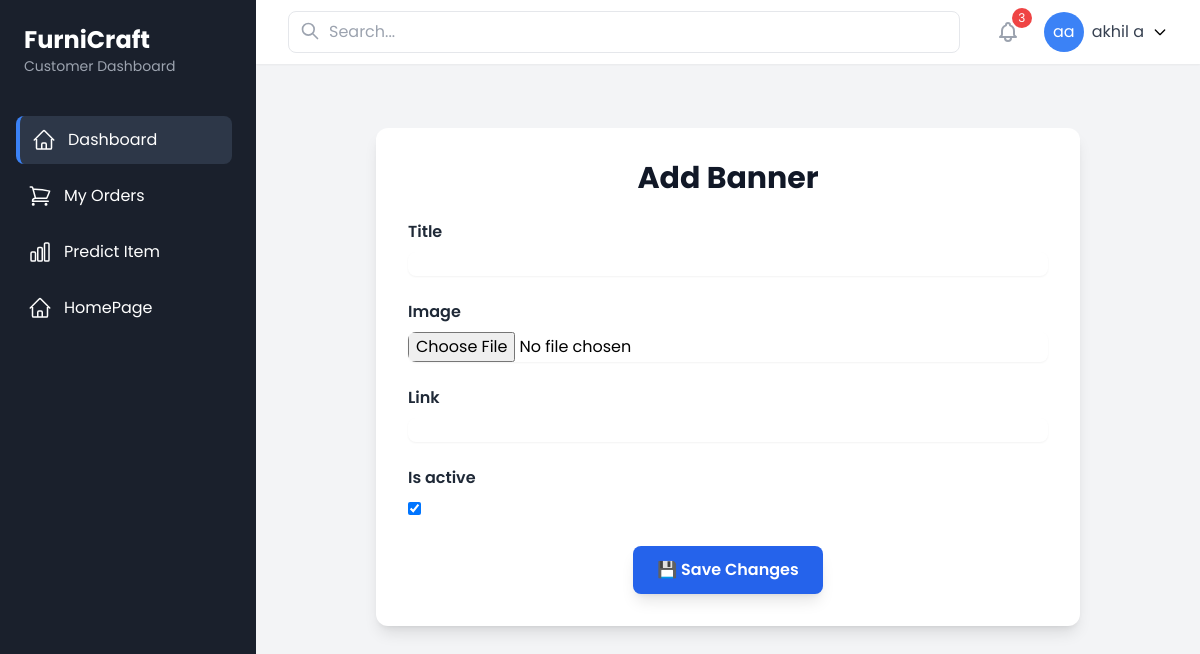
The app's page /content-management/banner/add/ (signed in) with its own data.
### authentication/models.py (models this page shows, shortened)
class CustomUser(AbstractUser):
    ROLE_CHOICES = [
        ("admin", "Admin"),
        ("customer", "Customer"),
        ("seller", "Seller"),
        ("delivery_guy", "Delivery Guy"),
    ]
    role = models.CharField(max_length=20, choices=ROLE_CHOICES, default="customer")
    groups = models.ManyToManyField(Group, related_name="customuser_groups", blank=True)
    user_permissions = models.ManyToManyField(Permission, related_name="customuser_permissions", blank=True)

### authentication/views.py (the view)
# urls.py: path("content-management/banner/add/", add_banner, name="add_banner"),
@login_required
def add_banner(request):
    if request.method == "POST":
        form = BannerForm(request.POST, request.FILES)
        if form.is_valid():
            form.save()
            messages.success(request, "Banner added successfully.")
            return redirect("manage_content")
    else:
        form = BannerForm()
    return render(request, "add_edit_content.html", {"form": form, "title": "Add Banner"})

### authentication/forms.py
class BannerForm(forms.ModelForm):
    class Meta:
        model = Banner
        fields = ["title", "image", "link", "is_active"]
        widgets = {
            "title": forms.TextInput(attrs={"class": "w-full border-gray-300 rounded-lg shadow-sm"}),
            "image": forms.ClearableFileInput(attrs={"class": "w-full border-gray-300 rounded-lg shadow-sm"}),
            "link": forms.URLInput(attrs={"class": "w-full border-gray-300 rounded-lg shadow-sm"}),
            "is_active": forms.CheckboxInput(attrs={"class": "rounded text-blue-600"}),
        }

### authentication/context_processors.py (called while the page is built)
def base_template_processor(request):
    base_template = None
    if request.user.is_authenticated:
        user_role = request.user.role
        base_templates = {
            "admin": "base/admin_base.html",
            "customer": "base/customer_base.html",
            "seller": "base/seller_base.html",
            "delivery_guy": "base/delivery_base.html",
        }
        base_template = base_templates.get(user_role, base_template)
    return {"base_template": base_template}

### templates/add_edit_content.html (shortened to what this page needs)
{% extends base_template %}
{% block content %}
<div class="max-w-3xl mx-auto px-4 sm:px-6 lg:px-8 py-10">
    <div class="bg-white shadow-lg rounded-xl p-8">
        <h2 class="text-3xl font-bold text-gray-900 mb-6 text-center">{{ title }}</h2>
        <form method="POST" enctype="multipart/form-data" class="space-y-6">
            {% for field in form %}
            <div>
                <label for="{{ field.id_for_label }}" class="block text-gray-800 font-semibold mb-2">
                    {{ field.label }}
                </label>
                <div class="relative">
                    {{ field }}
                </div>
            </div>
            {% endfor %}
            <div class="flex justify-center mt-8">
                <button type="submit"
                    class="bg-blue-600 hover:bg-blue-700 text-white font-semibold px-6 py-3 rounded-lg shadow-lg transition duration-300">
                    💾 Save Changes
                </button>
            </div>
        </form>
    </div>
</div>
{% endblock %}

### templates/base/customer_base.html (shortened to what this page needs)
<!DOCTYPE html>
<html lang="en">
<head>
    <script src="https://cdn.tailwindcss.com"></script>
</head>
<body class="bg-gray-100">
    <div class="min-h-screen flex">
        <aside class="dashboard-sidebar w-64 fixed top-0 left-0 text-white h-screen overflow-hidden flex flex-col">
            <div class="p-6">
                <h2 class="text-2xl font-bold">FurniCraft</h2>
                <p class="text-gray-400 text-sm">Customer Dashboard</p>
            </div>
            <nav class="mt-4 flex-1 overflow-y-auto pr-2 pb-8">
                <div class="px-4 space-y-2">
                    <a href="{% url 'customer_dashboard' %}" class="nav-link active flex items-center space-x-3 p-3 rounded-lg">
                        <span>Dashboard</span>
                    </a>
                    <a href="{% url 'track_orders' %}" class="nav-link flex items-center space-x-3 p-3 rounded-lg">
                        <span>My Orders</span>
                    </a>
                    <a href="{% url 'track_orders' %}" class="nav-link flex items-center space-x-3 p-3 rounded-lg">
                        <span>Predict Item</span>
                    </a>
                    <a href="{% url 'customer_list' %}" class="nav-link flex items-center space-x-3 p-3 rounded-lg">
                        <span>HomePage</span>
                    </a>
                </div>
            </nav>
        </aside>
        <div class="flex-1 ml-64">
            <nav class="bg-white shadow-sm">
                <div class="max-w-7xl mx-auto px-4 sm:px-6 lg:px-8">
                    <div class="flex justify-between h-16 items-center">
                        <div class="flex-1 max-w-2xl">
                            <div class="relative">
                                <input type="search"
                                       class="w-full pl-10 pr-4 py-2 rounded-lg border border-gray-200 focus:border-blue-500 focus:outline-none"
                                       placeholder="Search...">
                                <div class="absolute left-3 top-2.5">
                                    <svg class="w-5 h-5 text-gray-400" fill="none" stroke="currentColor" viewBox="0 0 24 24">
                                        <path stroke-linecap="round" stroke-linejoin="round" stroke-width="2" d="M21 21l-6-6m2-5a7 7 0 11-14 0 7 7 0 0114 0z" />
                                    </svg>
                                </div>
                            </div>
                        </div>
                        <div class="flex items-center space-x-4">
                            <button class="p-2 text-gray-400 hover:text-gray-500 relative">
                                <span class="absolute -top-1 -right-1 bg-red-500 text-white rounded-full w-5 h-5 text-xs flex items-center justify-center">3</span>
                            </button>
                            <div class="relative" x-data="{ open: false }">
                                <button @click="open = !open" class="flex items-center space-x-2">
                                    <div class="w-10 h-10 rounded-full bg-blue-500 flex items-center justify-center text-white">
                                        {{ request.user.first_name.0 }}{{ request.user.last_name.0 }}
                                    </div>
                                    <span class="text-gray-700">{{ request.user.get_full_name }}</span>
                                    <svg class="w-4 h-4" fill="none" stroke="currentColor" viewBox="0 0 24 24">
                                        <path stroke-linecap="round" stroke-linejoin="round" stroke-width="2" d="M19 9l-7 7-7-7" />
                                    </svg>
                                </button>
                            </div>
                        </div>
                    </div>
                </div>
            </nav>
            <main class="max-w-7xl mx-auto px-4 sm:px-6 lg:px-8 py-6">
                {% block content %}{% endblock %}
            </main>
        </div>
    </div>
</body>
</html>

### templates/base/customer_base.html (style rules this page uses)
* { font-family: 'Poppins', sans-serif; }
.dashboard-sidebar { background: #1a202c; transition: all 0.3s; }
.nav-link.active { background: #2d3748; border-left: 4px solid #3b82f6; }

### records on screen
CustomUser: user.first_name.0 "a", user.last_name.0 "a", user.get_full_name "akhil a"

### other values on screen
{{ title }} "Add Banner"
{{ field.label }} "Title" "Image" "Link" "Is active"
